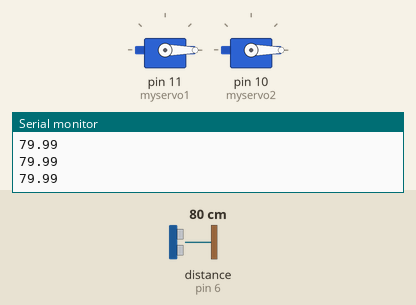
Recording of a sketch running on a simulated Arduino Uno, built with avr-gcc and run on an emulated ATmega328P. Shown: 2 × servo, the last lines printed to the serial monitor. Inputs (shaded band) come from the test bench; at power-on: distance to the obstacle (sensor on pin 6) 80 cm. The echo pulse lasts 58.3 µs per cm.

Above: at 1.2 s.
1.3 s: distance to the obstacle (sensor on pin 6) set to 38 cm
2.8 s: distance to the obstacle (sensor on pin 6) set to 32 cm
At 3.3 s:
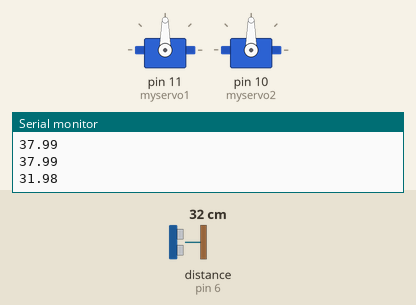
4.3 s: distance to the obstacle (sensor on pin 6) set to 60 cm
At 5.1 s:
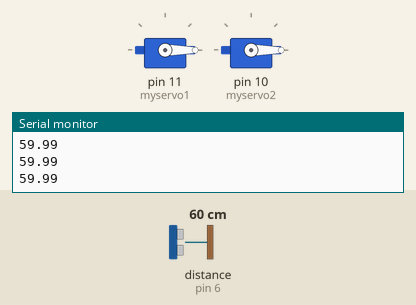
6.1 s: distance to the obstacle (sensor on pin 6) set to 2 cm
At 6.8 s:
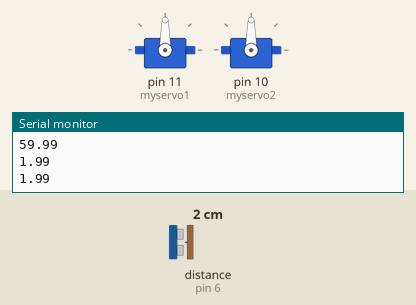
Timing chart, 0 to 8.6 s (numbered marks = the images above; inputs shaded):
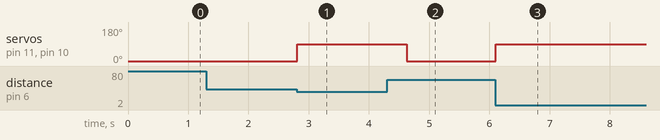

The sketch:

smart_box.ino
```cpp
#include <Wire.h>
#include <NewPing.h>
#include <Servo.h>

Servo myservo1;
Servo myservo2;

#define TRIGGER_PIN_1 7
#define ECHO_PIN_1 6
#define MAX_DISTANCE 400

NewPing sonar1(TRIGGER_PIN_1,ECHO_PIN_1,MAX_DISTANCE);

float distance1;
float duration1;

void setup() {
// put your setup code here, to run once:
Serial.begin(9600);
myservo1.attach(11); // Servo pin
myservo2.attach(10); // Servo pin
}
void loop() {
// put your main code here, to run repeatedly:
duration1=sonar1.ping();
distance1=(duration1 / 2)*0.0343;
Serial.println(distance1);
if(distance1 < 35){ // set the minimum distance here
myservo1.write(90);
myservo2.write(90);
delay(600);}

else{
myservo1.write(0);
myservo2.write(0);
}
}
```

Measured:
- the behaviour switches between 36 and 35 cm on distance to the obstacle (sensor on pin 6) (found by bisection; images 0 and 1)
- after the input at 2.8 s, servo on pin 11 (myservo1), servo on pin 10 (myservo2): 0° → 90° at once
- after the input at 4.3 s, servo on pin 11 (myservo1), servo on pin 10 (myservo2): 90° → 0° after 0.32 s
- after the input at 6.1 s, servo on pin 11 (myservo1), servo on pin 10 (myservo2): 0° → 90° at once
